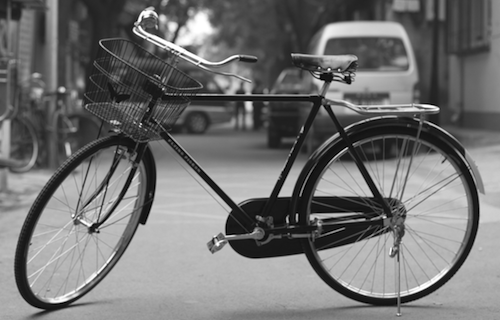
#> input picture image_operations/cycle.png, 500 x 320 px
$ python basic_operations.py
#> lines starting #> are read from the running program, lines starting #| are printed output that depends on the picture
import numpy as np
import cv2
import matplotlib.pyplot as plt

img = cv2.imread('cycle.png')
#> img is the input picture: shape (320, 500, 3); min 0, max 255, mean 114.2

# ROI = Region of Image
cut = img[155:300,10:120]
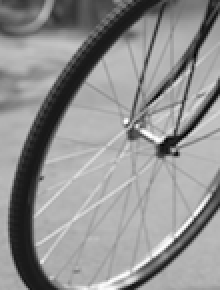
#> cut: shape (145, 110, 3) (shown 2 times larger); min 0, max 255, mean 145.3
cut[:] = [96,60,62] # fill the region with a random color
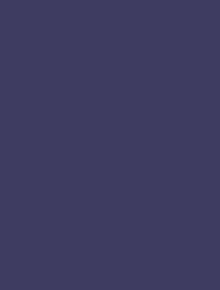
#> cut: shape (145, 110, 3) (shown 2 times larger); mean B, G, R 96, 60, 62

# shifting the region
some_region = img[100:320,300:500]
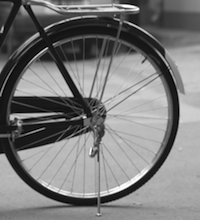
#> some_region: shape (220, 200, 3); min 0, max 255, mean 121.8
img[0:220,0:200] = some_region
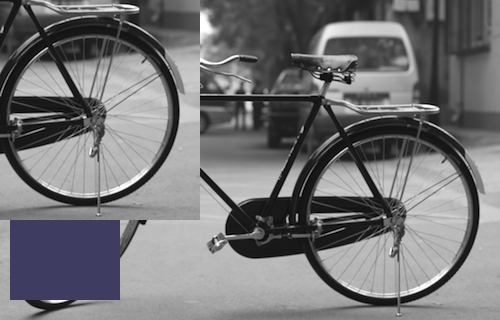
#> img: shape (320, 500, 3); mean B, G, R 117.7, 115.8, 115.9

cv2.imwrite('roi_cycle.png',img)

cv2.imshow('cycle',img)
cv2.waitKey(0)
cv2.destroyAllWindows()
